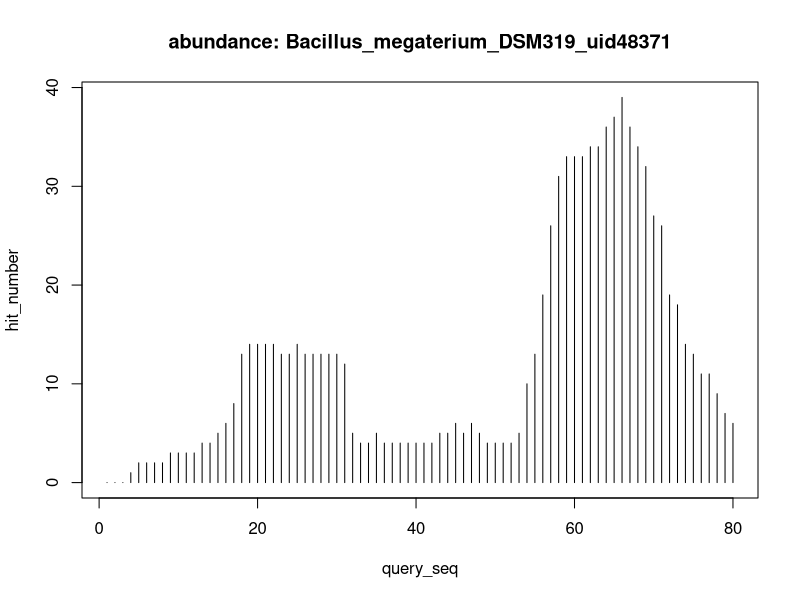

The R source for this figure:
x=c(1,2,3,4,5,6,7,8,9,10,11,12,13,14,15,16,17,18,19,20,21,22,23,24,25,26,27,28,29,30,31,32,33,34,35,36,37,38,39,40,41,42,43,44,45,46,47,48,49,50,51,52,53,54,55,56,57,58,59,60,61,62,63,64,65,66,67,68,69,70,71,72,73,74,75,76,77,78,79,80)
y=c(0,0,0,1,2,2,2,2,3,3,3,3,4,4,5,6,8,13,14,14,14,14,13,13,14,13,13,13,13,13,12,5,4,4,5,4,4,4,4,4,4,4,5,5,6,5,6,5,4,4,4,4,5,10,13,19,26,31,33,33,33,34,34,36,37,39,36,34,32,27,26,19,18,14,13,11,11,9,7,6)
plot(x,y,type="h",main="abundance: Bacillus_megaterium_DSM319_uid48371",xlab="query_seq",ylab="hit_number")